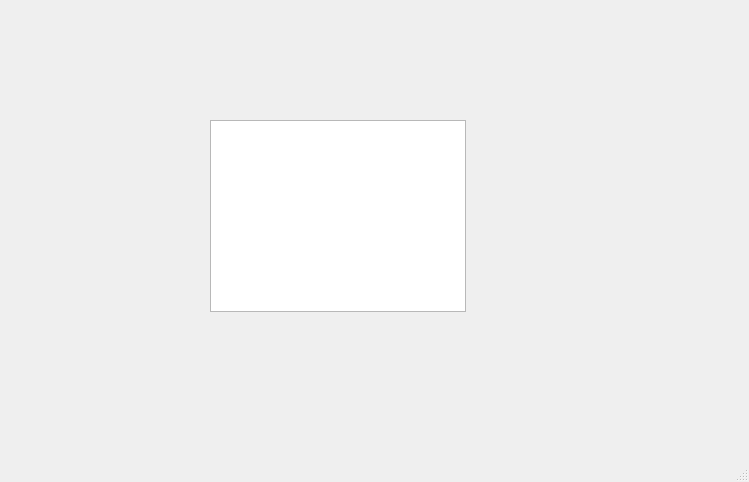
<?xml version="1.0" encoding="UTF-8"?>
<ui version="4.0">
 <class>MainWindow</class>
 <widget class="QMainWindow" name="MainWindow">
  <property name="geometry">
   <rect>
    <x>0</x>
    <y>0</y>
    <width>749</width>
    <height>482</height>
   </rect>
  </property>
  <property name="windowTitle">
   <string>MainWindow</string>
  </property>
  <widget class="QWidget" name="centralwidget">
   <widget class="QLabel" name="label">
    <property name="geometry">
     <rect>
      <x>0</x>
      <y>0</y>
      <width>171</width>
      <height>91</height>
     </rect>
    </property>
    <property name="text">
     <string/>
    </property>
    <property name="pixmap">
     <pixmap resource="../Recursos.qrc">:/meme/Imagen/uat-logo.jpg</pixmap>
    </property>
    <property name="scaledContents">
     <bool>true</bool>
    </property>
   </widget>
   <widget class="QLabel" name="label_2">
    <property name="geometry">
     <rect>
      <x>550</x>
      <y>10</y>
      <width>171</width>
      <height>71</height>
     </rect>
    </property>
    <property name="text">
     <string/>
    </property>
    <property name="pixmap">
     <pixmap resource="../Recursos.qrc">:/meme/Imagen/fians.jpg</pixmap>
    </property>
    <property name="scaledContents">
     <bool>true</bool>
    </property>
   </widget>
   <widget class="QLabel" name="label_3">
    <property name="geometry">
     <rect>
      <x>500</x>
      <y>320</y>
      <width>231</width>
      <height>111</height>
     </rect>
    </property>
    <property name="text">
     <string/>
    </property>
    <property name="pixmap">
     <pixmap resource="../Recursos.qrc">:/meme/Imagen/logo_equipo.jpg</pixmap>
    </property>
    <property name="scaledContents">
     <bool>true</bool>
    </property>
   </widget>
   <widget class="QListWidget" name="listWidget">
    <property name="geometry">
     <rect>
      <x>210</x>
      <y>120</y>
      <width>256</width>
      <height>192</height>
     </rect>
    </property>
   </widget>
  </widget>
  <widget class="QMenuBar" name="menubar">
   <property name="geometry">
    <rect>
     <x>0</x>
     <y>0</y>
     <width>749</width>
     <height>26</height>
    </rect>
   </property>
  </widget>
  <widget class="QStatusBar" name="statusbar"/>
 </widget>
 <resources>
  <include location="../Recursos.qrc"/>
 </resources>
 <connections/>
</ui>
